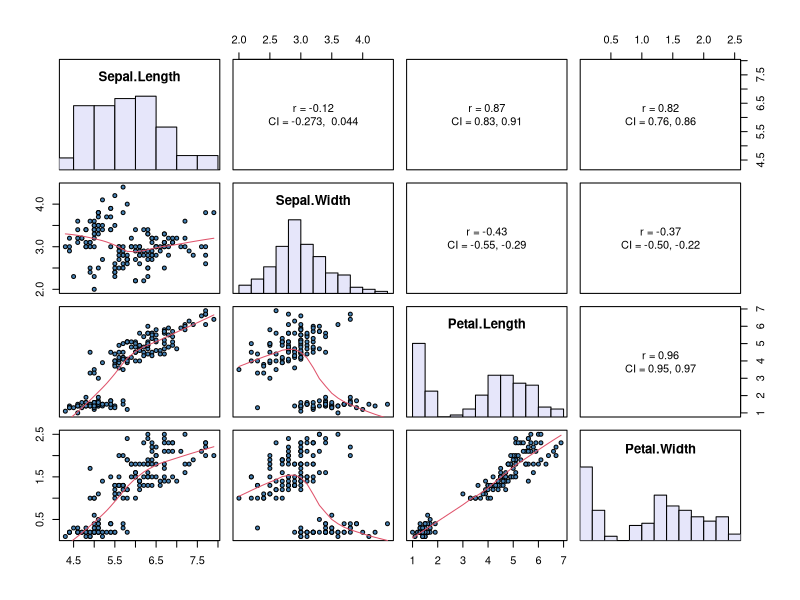

The R source for this figure:
#Produce a histogram for each variable in a dataset.
all.hist <- function(x){
  sapply(colnames(x), function(i)hist(x[,i], main = i,
      xlab="Value", col="lightblue")) 
}

#Produce a kernel density plot w/normal curve for each
#variable in a dataset.
all.density.plot <- function(x){
  sapply(colnames(x), function(i)plot(density(x[,i]),
        main = i, xlab="Value", col="red", lwd=2))  
}

#Produce a scatterplot matrix with histograms
#on the diagonal and correlation statistics in the 
#upper panel using the base function pairs() 
#http://handlesman.blogspot.com/2011/03/matrix-plot-with-confidence-intervals.html

## put histograms on the diagonal
panel.hist <- function(x, ...)
{
    usr <- par("usr"); on.exit(par(usr))
    par(usr = c(usr[1:2], 0, 1.5) )
    h <- hist(x, plot = FALSE)
    breaks <- h$breaks; nB <- length(breaks)
    y <- h$counts; y <- y/max(y)
rect(breaks[-nB], 0, breaks[-1], y, col="lavender", ...)
}

## put correlations & 95% CIs on the upper panels,
panel.cor <- function(x, y, digits=2, prefix="", cex.cor, ...)
{
    usr <- par("usr"); on.exit(par(usr))
    par(usr = c(0, 1, 0, 1))
    r <- cor(x, y,use="complete.obs")
    txt <- format(c(r, 0.123456789), digits=digits)[1]
    prefix <- "r = "
    rc <- cor.test(x,y)
    rci <- rc$conf.int
    txt2 <- format(c(rci, 0.123456789), digits=digits)[1]
    txt3 <- format(c(rci, 0.123456789), digits=digits)[2]
    prefix2 <- "\nCI = "
    txt <- paste(prefix, txt, prefix2, txt2, ", ", txt3, sep="")
    if(missing(cex.cor)) cex.cor <- 0.8/strwidth(txt)
    text(0.5, 0.5, txt, cex = 1)
}

#Combine helper functions
pairs(iris[1:4], lower.panel=panel.smooth, cex = .8, pch = 21, bg="steelblue",
       diag.panel=panel.hist, cex.labels = 1.2, font.labels=2, upper.panel=panel.cor) 

